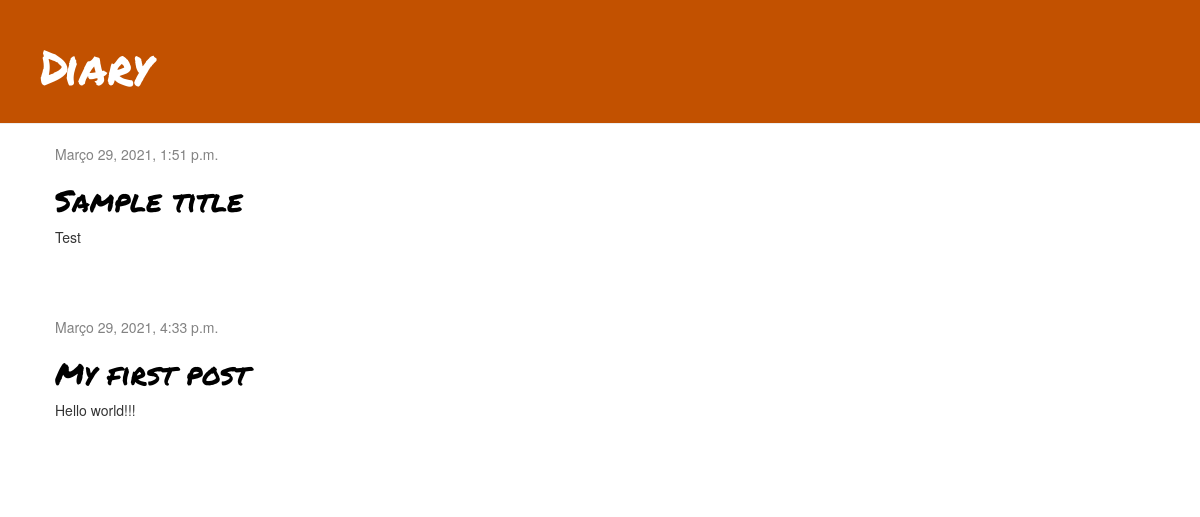
Before: / with the older database file.
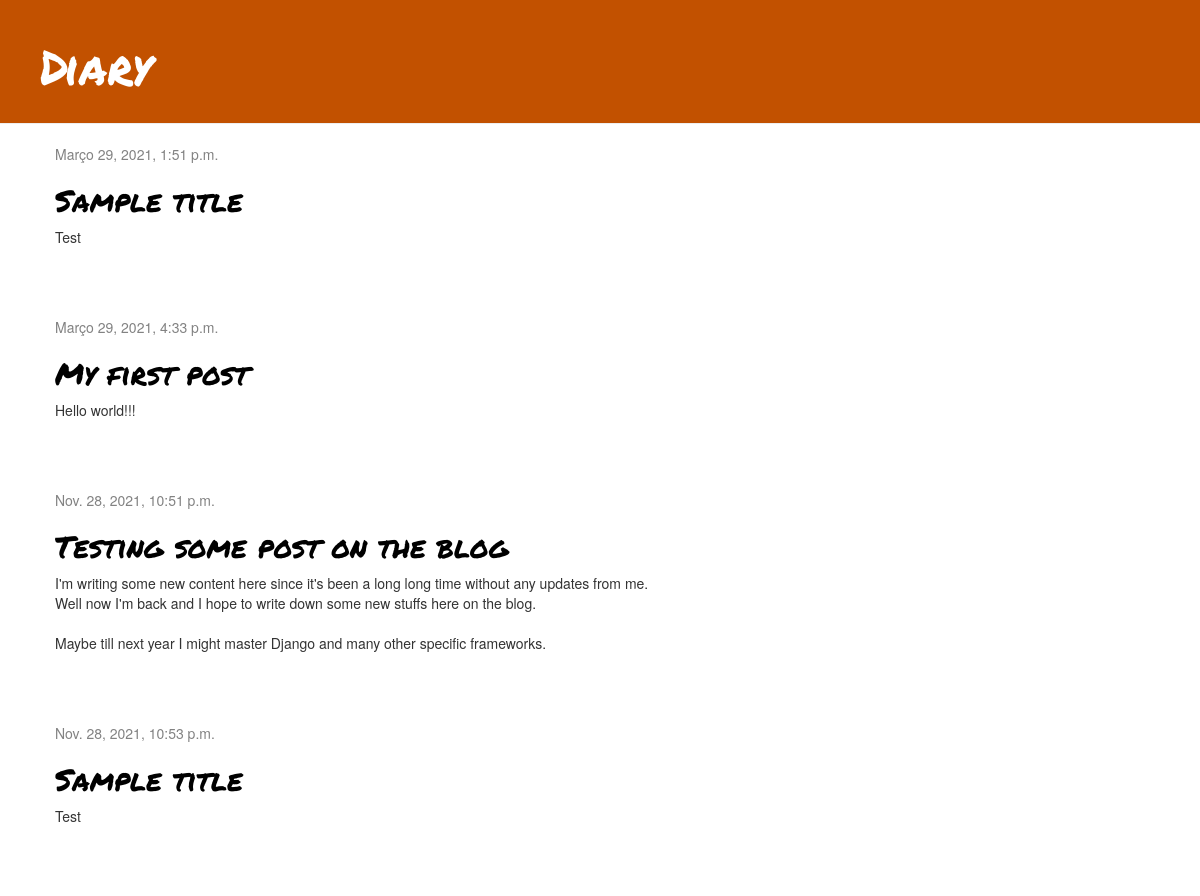
After: the same page with the newer database file.
### blog/models.py (models this page shows, shortened)
class Post(models.Model):
    author = models.ForeignKey(settings.AUTH_USER_MODEL, on_delete=models.CASCADE)
    title = models.CharField(max_length=200)
    text = models.TextField()
    created_date = models.DateTimeField(default=timezone.now)
    published_date = models.DateTimeField(blank=True, null=True)

### blog/views.py (the view)
# urls.py: path('', views.post_list, name='post_list'),
def post_list(request):
    posts = Post.objects.filter(published_date__lte=timezone.now()).order_by('published_date')
    return render(request, 'blog/post_list.html', {'posts': posts})

### blog/templates/blog/post_list.html
{% extends 'blog/base.html' %}
{% block content %}
    {% for post in posts %}
        <div class="post">
            <div class="date">
                {{ post.published_date }}
            </div>
            <h2><a href="">{{ post.title }}</a></h2>
            <p>{{ post.text|linebreaksbr }}</p>
        </div>
    {% endfor %}
{% endblock %}

### blog/templates/blog/base.html (shortened to what this page needs)
{% load static %}
<html>
    <head>
        <link rel="stylesheet" href="//maxcdn.bootstrapcdn.com/bootstrap/3.2.0/css/bootstrap.min.css">
        <link rel="stylesheet" href="//maxcdn.bootstrapcdn.com/bootstrap/3.2.0/css/bootstrap-theme.min.css">
        <link rel="stylesheet" href="{% static 'css/blog.css' %}">
    </head>
    <body>
        <div class="page-header">
            <h1><a href="/">Diary</a></h1>
        </div>
        <div class="content container">
            <div class="row">
                <div class="col-md-8">
                {% block content %}
                {% endblock %}
                </div>
            </div>
        </div>
    </body>
</html>

### blog/static/css/blog.css (style rules this page uses)
.page-header { background-color: #C25100; margin-top: 0; padding: 20px 20px 20px 40px; }
.page-header h1, .page-header h1 a, .page-header h1 a:visited, .page-header h1 a:active { color: #ffffff; font-size: 36pt; text-decoration: none; }
.content { margin-left: 40px; }
h1, h2, h3, h4 { font-family: 'Permanent Marker', cursive; color: #000000; }
.date { color: #828282; }
.post { margin-bottom: 70px; }
.post h2 a, .post h2 a:visited { color: #000000; }

Changed rows visible on the page:
now on this page (row edited): Post: published_date "Nov. 28, 2021, 10:51 p.m.", title "Testing some post on the blog", text "I'm writing some new content here since it's been a long long time without any updates from me. Well now I'm back and I hope to write down some new stuffs here on the blog. Maybe till next year I might master Django and many other specific frameworks."
added Post: published_date "Nov. 28, 2021, 10:53 p.m.", title "Sample title", text "Test"
